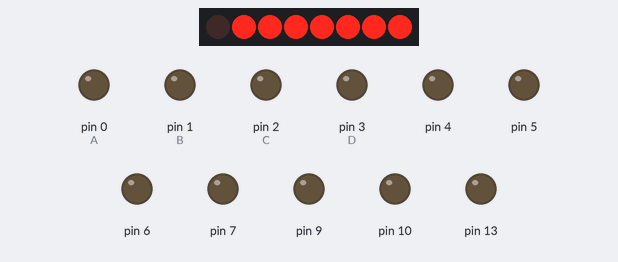
Recording of a sketch running on a simulated Arduino Uno, built with avr-gcc and run on an emulated ATmega328P. Shown: 8 shift-register outputs drawn as a row of LEDs (first output left, lit = HIGH), output pins drawn as LEDs (lit = HIGH). Wiring (inferred from the names in the program): shift register (74HC595): data pin 11; shift clock pin 12; latch pin 8. Wiring (inferred from the signals the program sends): row of LEDs: on Q0, Q1, Q2, Q3, Q4, Q5, Q6, Q7. The local clock reads 2024-03-15 10:24:30 at power-on unless the sketch sets it; pins used as bus, display or sensor lines are not drawn.

Above: at 0.1 s.
At 4.6 s:
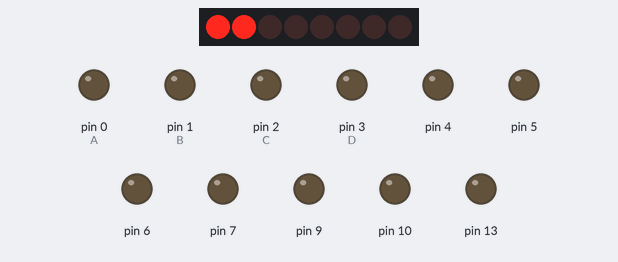
At 9.6 s:
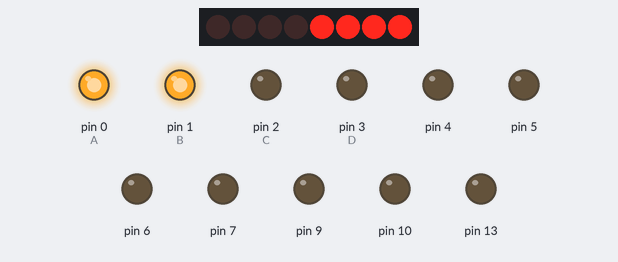
At 19.1 s:
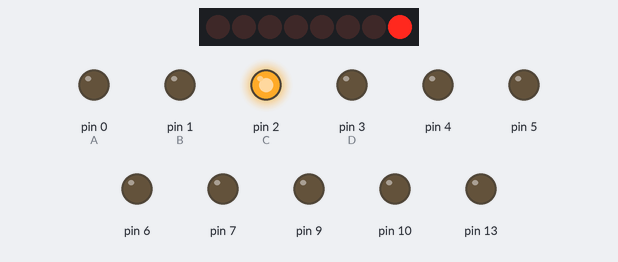
At 29.1 s:
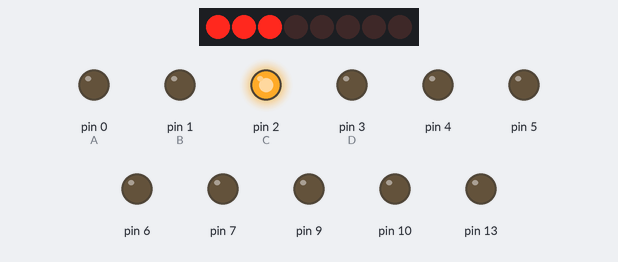
At 39.1 s:
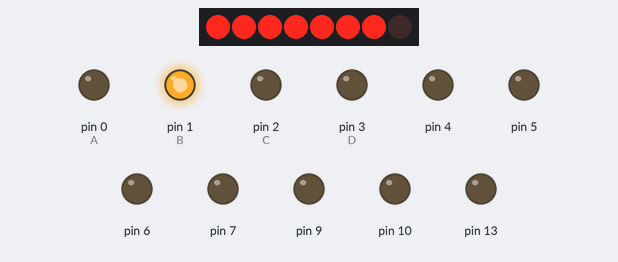
Timing chart, 0 to 40.0 s (numbered marks = the images above):
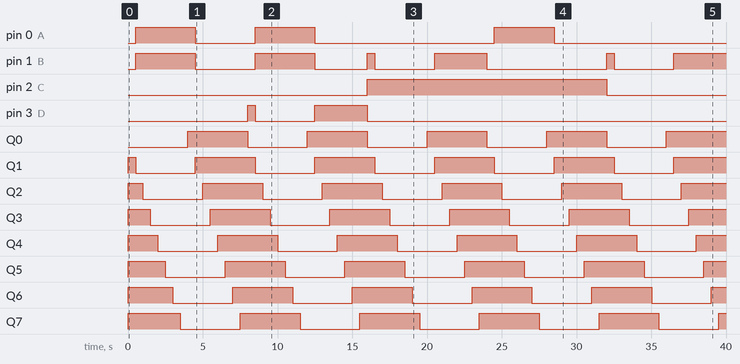

The sketch:

595_LED_DON.ino
```cpp
#include <Wire.h>
#include "RTClib.h"
RTC_DS1307 rtc;
int time = 100;
//int LP = 12;//11;
//int CP = 8;//9;
//int DP = 11;//12;
int LP = 12;//chan_11_12
int DP  =  8;//chan_12_8
int CP = 11;//chan_14_11
byte leds = 0;

#define A 0
#define B 1
#define C 2
#define D 3
void updateShiftRegister()
{
  digitalWrite(LP, LOW);
  shiftOut(DP, CP, LSBFIRST, leds);
  digitalWrite(LP, HIGH);
}

void setup()
{
  pinMode(LP, OUTPUT);
  pinMode(DP, OUTPUT);
  pinMode(CP, OUTPUT);
  for (int i = 0; i <= 13; i++)
  {
    pinMode(i, OUTPUT);
  }
  //Serial.begin(9600);

  for (int i = 0; i <= 13; i++)
  {
    pinMode(i, OUTPUT);
  }
  if (! rtc.begin())
  {

    Serial.print("Couldn't find RTC");
    while (1);
  }

  if (! rtc.isrunning())
  {

    Serial.print("RTC is NOT running!");
  }

   //rtc.adjust(DateTime(F(__DATE__), F(__TIME__)));//auto update from computer time
  //rtc.adjust(DateTime(2014, 1, 21, 3, 0, 0));// to set the time manualy

}
void sodonvigiay(int x)
{
  switch (x)
  {
    case 0:
      digitalWrite(A, 0);
      digitalWrite(B, 0);
      digitalWrite(C, 0);
      digitalWrite(D, 0);
      break;
    case 1:
      digitalWrite(A, 1);
      digitalWrite(B, 0);
      digitalWrite(C, 0);
      digitalWrite(D, 0);
      break;
    case 2:
      digitalWrite(A, 0);
      digitalWrite(B, 1);
      digitalWrite(C, 0);
      digitalWrite(D, 0);
      break;
    case 3:
      digitalWrite(A, 1);
      digitalWrite(B, 1);
      digitalWrite(C, 0);
      digitalWrite(D, 0);
      break;
    case 4:
      digitalWrite(A, 0);
      digitalWrite(B, 0);
      digitalWrite(C, 1);
      digitalWrite(D, 0);
      break;
    case 5:
      digitalWrite(A, 1);
      digitalWrite(B, 0);
      digitalWrite(C, 1);
      digitalWrite(D, 0);
      break;
    case 6:
      digitalWrite(A, 0);
      digitalWrite(B, 1);
      digitalWrite(C, 1);
      digitalWrite(D, 0);
      break;
    case 7:
      digitalWrite(A, 1);
      digitalWrite(B, 1);
      digitalWrite(C, 1);
      digitalWrite(D, 0);
      break;
    case 8:
      digitalWrite(A, 0);
      digitalWrite(B, 0);
      digitalWrite(C, 0);
      digitalWrite(D, 1);
      break;
    case 9:
      digitalWrite(A, 1);
      digitalWrite(B, 0);
      digitalWrite(C, 0);
      digitalWrite(D, 1);
      break;
    default:
      digitalWrite(A, 1);
      digitalWrite(B, 0);
      digitalWrite(C, 0);
      digitalWrite(D, 1);
      break;
  }
}
void loop()
{
  DateTime now = rtc.now();
  int gio = now.hour();
  int giodonvi = gio % 10;
  int giochuc = gio / 10;
  int phut = now.minute();
  int phutdonvi = phut % 10;
  int phutchuc = phut / 10;
  int giay = now.second();
  int giaydonvi = giay % 10;
  int giaychuc = giay / 10;


  //sodonvigiay(phutchuc);
  //sodonvigiay(phutdonvi);
  leds = 0;
  updateShiftRegister();
  //delay(time);
  sodonvigiay(giaydonvi);


  leds = 0;
  for (int i = 0; i < 8; i++)
  {
            leds = (leds << 1) | 1;
            digitalWrite(DP, LOW);
            //ShiftOut ra IC
            shiftOut(CP, LP, MSBFIRST, leds);
            digitalWrite(DP, HIGH);  //led sang
            delay(500);
            sodonvigiay(giaychuc);
  }

  for (int i = 0;i<8;i++)
  {
            leds =(leds << 1) | 0;       //Đẩy tất cả các bit qua bên trái 1 bit
            digitalWrite(DP, LOW);
            shiftOut(CP, LP, MSBFIRST, leds);
            digitalWrite(DP, HIGH);
           delay(500);
           sodonvigiay(giaydonvi);
  }

  /*
  for (int i = 0; i < 3; i++)
  {
    if (i == 1)
    {
      sodonvigiay(giaychuc);
      bitSet(leds, i);
      updateShiftRegister();
      //delay(1000);
    }else if(i==2)
    {
      sodonvigiay(giaydonvi);
      bitSet(leds, i);
      updateShiftRegister();
    }else
    //sodonvigiay(giaydonvi);

      {
       bitSet(leds, i);
       updateShiftRegister();
      }


    //delay(time);

  }*/
}
```

Measured:
- by itself, pin 0 (A): goes HIGH 4.0 s, LOW 4.0 s, HIGH 4.0 s, LOW 12.0 s, HIGH 4.0 s, then LOW
- by itself, pin 1 (B): LOW → HIGH at 0.50 s, → LOW 4.0 s later, → HIGH 4.0 s later, → LOW 4.0 s later, … (11 changes in this stretch)
- by itself, pin 2 (C): LOW → HIGH at 16.0 s, → LOW 16.0 s later
- by itself, pin 3 (D): LOW → HIGH at 8.0 s, → LOW 0.50 s later, → HIGH 4.0 s later, → LOW 3.5 s later
- by itself, Q0, Q7: alternates HIGH for 4.0 s and LOW for 4.0 s
- by itself, Q1–6: repeats every 8.0 s: LOW 4.0 s, HIGH 4.0 s
